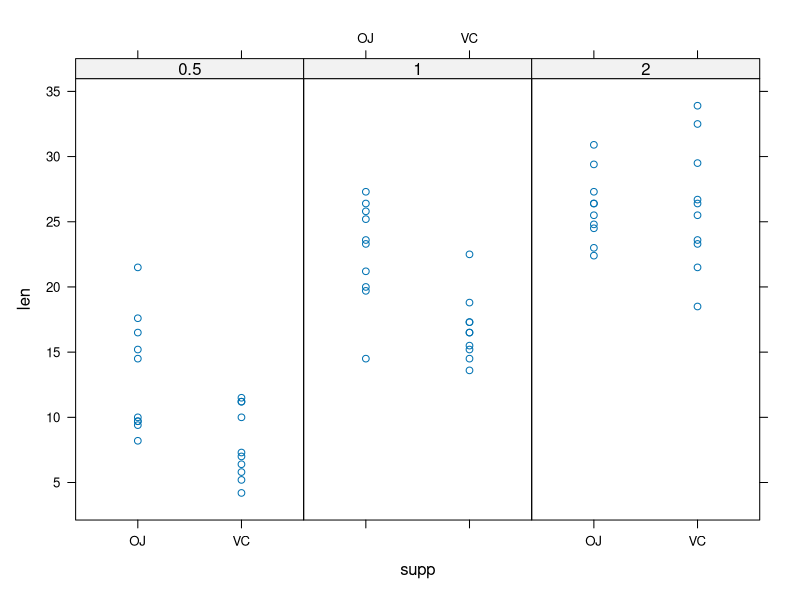

Here is the R script that generated this plot:
## ---- chunk 1
knitr::opts_chunk$set(echo = TRUE)
## ---- chunk 2
str(ToothGrowth)
library(lattice)
xyplot(len~supp|as.factor(dose),data=ToothGrowth,layout=c(3,1))
## ---- chunk 3
summary(ToothGrowth)
sd(ToothGrowth$len)
## ---- chunk 4
summary(ToothGrowth[ToothGrowth$supp=="OJ",]) 
sd(ToothGrowth[ToothGrowth$supp=="OJ",]$len)
## ---- chunk 5
summary(ToothGrowth[ToothGrowth$supp=="VC",]) 
sd(ToothGrowth[ToothGrowth$supp=="VC",]$len)
## ---- chunk 6
t.test(ToothGrowth$len)$conf.int
## ---- chunk 7
mean(ToothGrowth[ToothGrowth$supp=='OJ',]$len)
mean(ToothGrowth[ToothGrowth$supp=='VC',]$len)
## ---- chunk 8
mean(ToothGrowth[ToothGrowth$dose==0.5,]$len)
mean(ToothGrowth[ToothGrowth$dose==1,]$len)
mean(ToothGrowth[ToothGrowth$dose==2,]$len)
## ---- chunk 9
dose_0.5<-ToothGrowth[ToothGrowth$dose==0.5,]
t.test(dose_0.5$len)$conf.int
## ---- chunk 10
mean(dose_0.5[dose_0.5$supp=='OJ',]$len)
mean(dose_0.5[dose_0.5$supp=='VC',]$len)
## ---- chunk 11
dose_1<-ToothGrowth[ToothGrowth$dose==1,]
t.test(dose_1$len)$conf.int
## ---- chunk 12
mean(dose_1[dose_1$supp=='OJ',]$len)
mean(dose_1[dose_1$supp=='VC',]$len)
## ---- chunk 13
dose_2<-ToothGrowth[ToothGrowth$dose==2,]
t.test(dose_2$len)$conf.int
## ---- chunk 14
mean(dose_2[dose_2$supp=='OJ',]$len)
mean(dose_2[dose_2$supp=='VC',]$len)
